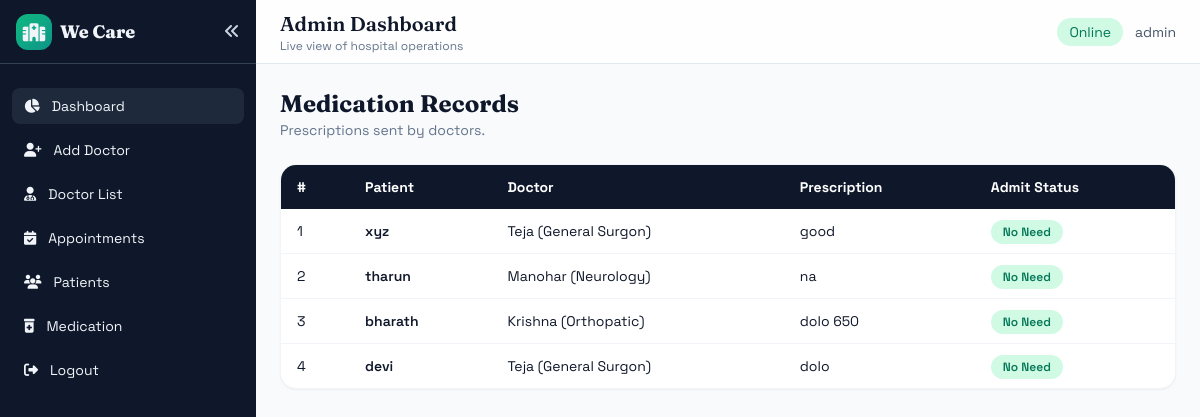
The app's page /Admin_Medication/, older data.
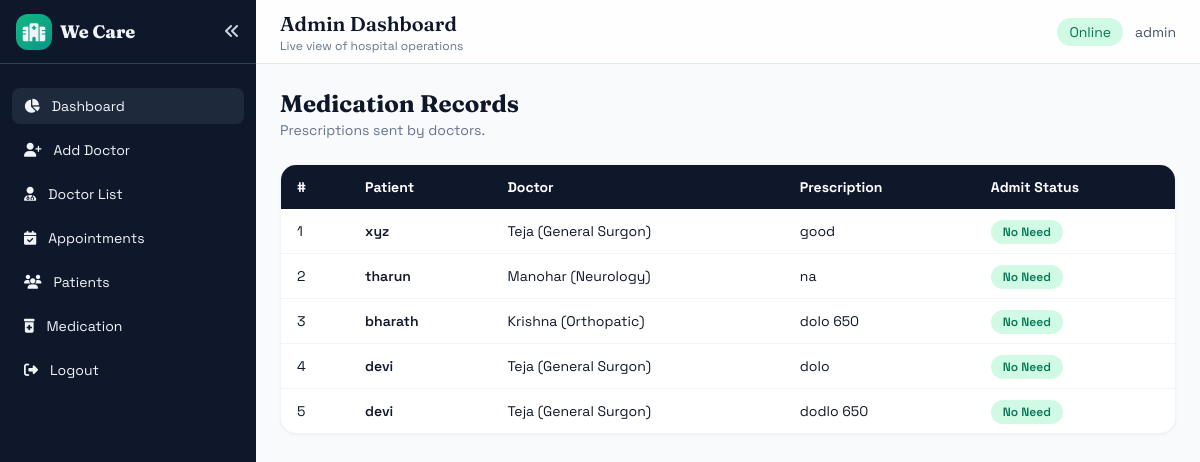
The same page, newer data.
### Doctor/models.py (models this page shows, shortened)
class Doctor_Medication(models.Model):
    p_id = models.CharField(max_length=100)
    name = models.CharField(max_length=100)
    doctor_name = models.CharField(max_length=100)
    prescription = models.CharField(max_length=1000)
    admitted = models.CharField(max_length=100)
    medication = models.CharField(max_length=20)

### Admin/views.py (the view)
# urls.py: path('Admin_Medication/',views.Admin_Medication_View , name="Admin_Medication"),
def Admin_Medication_View(request):
    data = Doctor_Medication.objects.filter(medication='Sended')
    return render(request, 'Admin/Admin_Medication.html', {'data': data})

### Template/Admin/Admin_Medication.html (shortened to what this page needs)
{% extends 'Admin/AdminHome.html' %}
{% block contents %}
<div class="space-y-6">
    <div>
        <h2 class="text-2xl font-bold display">Medication Records</h2>
        <p class="text-sm text-slate-500">Prescriptions sent by doctors.</p>
    </div>
    <div class="bg-white rounded-2xl shadow-sm border border-slate-100 overflow-hidden">
        <table class="w-full text-sm">
            <thead class="bg-slate-900 text-white">
                <tr>
                    <th class="text-left px-4 py-3">#</th>
                    <th class="text-left px-4 py-3">Patient</th>
                    <th class="text-left px-4 py-3">Doctor</th>
                    <th class="text-left px-4 py-3">Prescription</th>
                    <th class="text-left px-4 py-3">Admit Status</th>
                </tr>
            </thead>
            <tbody class="divide-y divide-slate-100">
                {% for doc in data %}
                <tr class="hover:bg-slate-50">
                    <td class="px-4 py-3">{{ forloop.counter }}</td>
                    <td class="px-4 py-3 font-semibold">{{ doc.name }}</td>
                    <td class="px-4 py-3">{{ doc.doctor_name }}</td>
                    <td class="px-4 py-3">{{ doc.prescription }}</td>
                    <td class="px-4 py-3">
                        <span class="px-3 py-1 rounded-full bg-emerald-100 text-emerald-700 text-xs font-semibold">{{ doc.admitted }}</span>
                    </td>
                </tr>
                {% empty %}
                <tr>
                    <td colspan="5" class="px-4 py-8 text-center text-slate-500">No medication records yet.</td>
                </tr>
                {% endfor %}
            </tbody>
        </table>
    </div>
</div>
{% endblock %}

Row changes from the older to the newer data that the page shows:
added Doctor_Medication: name "devi", doctor_name "Teja (General Surgon)", prescription "dodlo 650", admitted "No Need"
